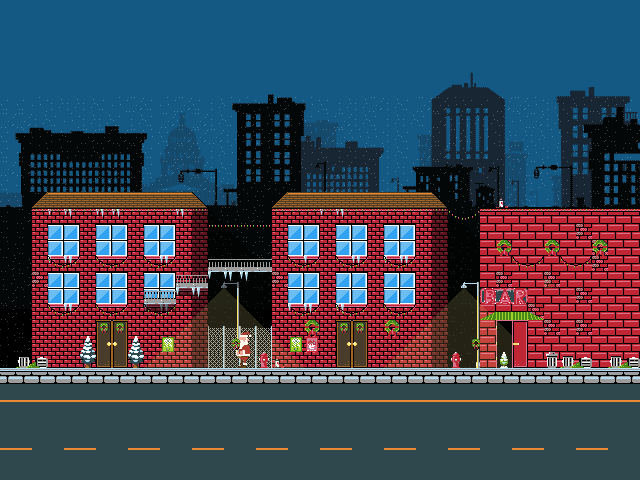

This game map was drawn from its Tiled (.tmx) file and the tilesets committed beside it. A one-line description and the trimmed map source follow:
An orthogonal 40x30 tile map with 16x16 px tiles, 8 tile layers (snow, background, background2, shade, ...), 7 tilesets, 1 image layer and 16 objects (3x DialogEntity, 3x platform, 2x WalkEntity, mainPlayer, MusicEntity, ...).

<map version="1.0" orientation="orthogonal" renderorder="right-down" width="40" height="30" tilewidth="16" tileheight="16">
 <tileset firstgid="1" name="level" tilewidth="16" tileheight="16">
  <image source="../img/level.png" width="512" height="512" />
 </tileset>
 <tileset firstgid="1025" name="items" tilewidth="16" tileheight="16">
  <image source="../img/items.png" width="512" height="512" />
 </tileset>
 <tileset firstgid="2049" name="alley" tilewidth="16" tileheight="16">
  <image source="../img/alley.png" width="256" height="256" />
  <tile id="17">
   <animation>
    <frame tileid="17" duration="100" />
    <frame tileid="18" duration="100" />
   </animation>
  </tile>
  <tile id="92">
   <animation>
    <frame tileid="76" duration="100" />
    <frame tileid="92" duration="100" />
    <frame tileid="76" duration="100" />
    <frame tileid="76" duration="100" />
    <frame tileid="76" duration="100" />
    <frame tileid="92" duration="100" />
   </animation>
  </tile>
  <tile id="103">
   <animation>
    <frame tileid="101" duration="100" />
    <frame tileid="103" duration="100" />
   </animation>
  </tile>
  <tile id="104">
   <animation>
    <frame tileid="104" duration="100" />
    <frame tileid="102" duration="100" />
   </animation>
  </tile>
 </tileset>
 <tileset firstgid="2305" name="office" tilewidth="16" tileheight="16">
  <image source="../img/office.png" width="256" height="352" />
 </tileset>
 <tileset firstgid="2657" name="bar" tilewidth="16" tileheight="16">
  <image source="../img/bar.png" width="256" height="289" />
  <tile id="147">
   <animation>
    <frame tileid="144" duration="100" />
    <frame tileid="147" duration="900" />
   </animation>
  </tile>
  <tile id="148">
   <animation>
    <frame tileid="148" duration="900" />
    <frame tileid="145" duration="100" />
   </animation>
  </tile>
  <tile id="149">
   <animation>
    <frame tileid="149" duration="100" />
    <frame tileid="146" duration="100" />
   </animation>
  </tile>
 </tileset>
 <tileset firstgid="2945" name="snow" tilewidth="16" tileheight="16">
  <image source="../img/snow.png" width="256" height="32" />
  <tile id="0">
   <animation>
    <frame tileid="0" duration="250" />
    <frame tileid="2" duration="250" />
    <frame tileid="4" duration="250" />
    <frame tileid="6" duration="250" />
   </animation>
  </tile>
  <tile id="1">
   <animation>
    <frame tileid="1" duration="250" />
    <frame tileid="3" duration="250" />
    <frame tileid="5" duration="250" />
    <frame tileid="7" duration="250" />
   </animation>
  </tile>
  <tile id="16">
   <animation>
    <frame tileid="16" duration="250" />
    <frame tileid="18" duration="250" />
    <frame tileid="20" duration="250" />
    <frame tileid="22" duration="250" />
   </animation>
  </tile>
  <tile id="17">
   <animation>
    <frame tileid="17" duration="250" />
    <frame tileid="19" duration="250" />
    <frame tileid="21" duration="250" />
    <frame tileid="23" duration="250" />
   </animation>
  </tile>
 </tileset>
 <tileset firstgid="2977" name="santa" tilewidth="36" tileheight="36">
  <image source="../img/enemies/santa.png" width="216" height="108" />
  <tile id="6">
   <animation>
    <frame tileid="8" duration="1200" />
    <frame tileid="6" duration="200" />
    <frame tileid="7" duration="200" />
    <frame tileid="6" duration="200" />
    <frame tileid="7" duration="200" />
    <frame tileid="6" duration="200" />
    <frame tileid="7" duration="200" />
    <frame tileid="6" duration="200" />
    <frame tileid="7" duration="200" />
   </animation>
  </tile>
 </tileset>
 <imagelayer name="parallax" x="-29" y="96">
  <image source="../img/background.png" />
  <properties>
   <property name="ratio" value=".5" />
  </properties>
 </imagelayer>
 <layer name="snow" width="40" height="30" opacity="0.24">
  <data>[1200 cells, 360 non-empty, 4 distinct tile ids]</data>
 </layer>
 <layer name="background" width="40" height="30">
  <data>[1200 cells, 600 non-empty, 13 distinct tile ids]</data>
 </layer>
 <layer name="background2" width="40" height="30">
  <data>[1200 cells, 27 non-empty, 7 distinct tile ids]</data>
 </layer>
 <layer name="shade" width="40" height="30" opacity="0.5">
  <data>[1200 cells, 78 non-empty, 3 distinct tile ids]</data>
 </layer>
 <layer name="backdecor" width="40" height="30">
  <data>[1200 cells, 190 non-empty, 26 distinct tile ids]</data>
 </layer>
 <layer name="people" width="40" height="30">
  <data>[1200 cells, 1 non-empty, 1 distinct tile ids]</data>
 </layer>
 <objectgroup name="player">
  <object name="mainPlayer" x="51.8334" y="302.833" width="22.6667" height="41">
   <properties>
    <property name="health" value="100" />
    <property name="spriteheight" value="36" />
    <property name="spritewidth" value="36" />
   </properties>
  </object>
  <object name="WalkEntity" x="400" y="352" width="128" height="32">
   <properties>
    <property name="image" value="rat" />
    <property name="spriteheight" value="16" />
    <property name="spritewidth" value="16" />
   </properties>
  </object>
  <object name="MusicEntity" x="47.6667" y="390.667" width="32" height="48">
   <properties>
    <property name="music" value="drunk" />
   </properties>
  </object>
  <object name="me.LevelEntity" x="496" y="320" width="32" height="48">
   <properties>
    <property name="duration" value="333" />
    <property name="fade" value="#000" />
    <property name="to" value="bar1" />
   </properties>
  </object>
  <object name="DialogEntity" x="47" y="320" width="32" height="48">
   <properties>
    <property name="spriteheight" value="16" />
    <property name="spritewidth" value="16" />
    <property name="text" value="Luckily the after party is a short walk from work.+The city-rat population is really out of control." />
   </properties>
  </object>
  <object name="WalkEntity" x="256" y="352" width="128" height="32">
   <properties>
    <property name="image" value="rat" />
    <property name="spriteheight" value="16" />
    <property name="spritewidth" value="16" />
   </properties>
  </object>
  <object name="DialogEntity" x="152.5" y="311" width="32" height="48">
   <properties>
    <property name="spriteheight" value="16" />
    <property name="spritewidth" value="16" />
    <property name="text" value="Oh man. My Favorite DJ is spinning tonight..." />
   </properties>
  </object>
  <object name="DialogEntity" x="207.667" y="304.667" width="32" height="48">
   <properties>
    <property name="spriteheight" value="16" />
    <property name="spritewidth" value="16" />
    <property name="text" value="Ho, ho... Watch it buddy!" />
   </properties>
  </object>
 </objectgroup>
 <layer name="light" width="40" height="30" opacity="0.15">
  <data>[1200 cells, 71 non-empty, 7 distinct tile ids]</data>
 </layer>
 <layer name="foreground" width="40" height="30">
  <data>[1200 cells, 43 non-empty, 22 distinct tile ids]</data>
 </layer>
 <objectgroup name="collision">
  <object x="16" y="368" width="624" height="16" />
  <object x="624" y="-16" width="16" height="496" />
  <object x="0" y="-16" width="16" height="496" />
  <object type="platform" x="144" y="304" width="32" height="16" />
  <object type="platform" x="176" y="288" width="32" height="16" />
  <object type="platform" x="208" y="272" width="64" height="16" />
  <object x="496" y="304" width="48" height="16" />
 </objectgroup>
 <objectgroup name="coins">
  <object name="CoinEntity" type="beer" x="238.667" y="240.667">
   <properties>
    <property name="spriteheight" value="16" />
    <property name="spritewidth" value="16" />
   </properties>
  </object>
 </objectgroup>
</map>